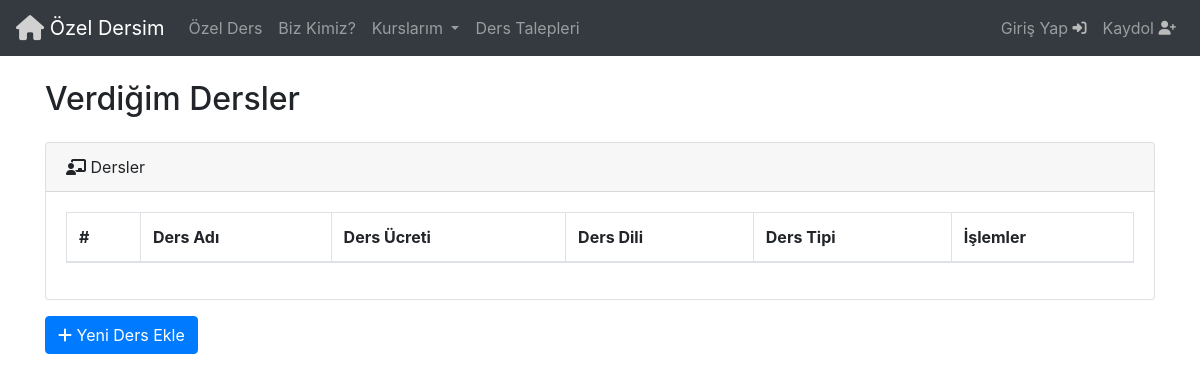
The page /verdigim_dersler/1/ on the database as committed earlier.
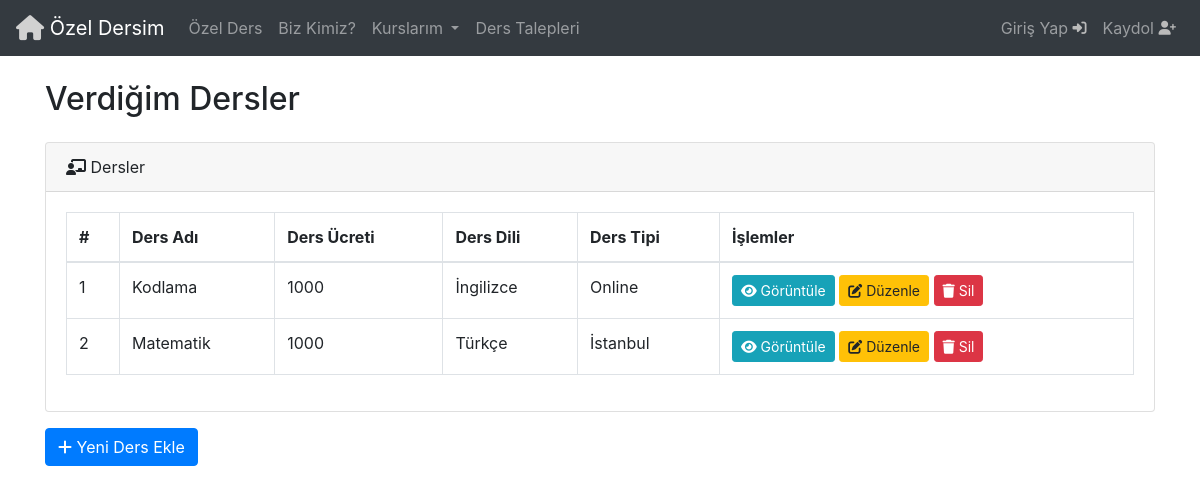
The same page on the database as committed later.
### Base/models.py (models this page shows, shortened)
class VerilenDersler(models.Model):
  seviye = [
    ('ilkokul', 'İlkokul'),
    ('ortaokul', 'Ortaokul'),
    ('lise', 'Lise'),
    ('universite', 'Üniversite'),
    ('yukseklisans','Yüksek Lisans'),
  ]
  ders = models.ForeignKey(Ders, on_delete=models.CASCADE)
  saatlik_ucret = models.IntegerField(validators=[MinValueValidator(0)])
  egitmen = models.ForeignKey(User, on_delete=models.CASCADE)
  ders_dili = models.ForeignKey(Dil, on_delete=models.CASCADE)
  sehir = models.ForeignKey(Sehir, on_delete=models.CASCADE, null=True, blank=True)

class Ders(models.Model):
  ders = models.CharField(max_length=50)
  def __str__(self) :
    return self.ders

class Dil(models.Model):
  dil = models.CharField(max_length=50)
  def __str__(self):
    return self.dil

class Sehir(models.Model):
  sehir = models.CharField(max_length=50)
  def __str__(self):
    return self.sehir

### Base/views.py (the view)
# urls.py: path('verdigim_dersler/<str:pk>/',views.verdigim_dersler,name='VerdigimDersler'),
def verdigim_dersler(request,pk):
   user = User.objects.get(id=pk)
   dersler = VerilenDersler.objects.filter(egitmen=user)
   return render(request,'VerdigimDersler.html',{'dersler':dersler})

### Templates/VerdigimDersler.html (shortened to what this page needs)
{% include 'navbar.html' %}
<!DOCTYPE html>
<html lang="en">
  <head>
    <link
      rel="stylesheet"
      href="https://stackpath.bootstrapcdn.com/bootstrap/4.5.2/css/bootstrap.min.css"
    />
    <link
      rel="stylesheet"
      href="https://cdnjs.cloudflare.com/ajax/libs/font-awesome/6.5.2/css/all.min.css"
    />
  </head>
  <body>
    <div class="container mt-4">
      <h2 class="mb-4">Verdiğim Dersler</h2>
      <div class="card mb-3">
        <div class="card-header">
          <i class="fas fa-chalkboard-teacher"></i> Dersler
        </div>
        <div class="card-body">
          <div class="table-responsive">
            <table class="table table-bordered">
              <thead>
                <tr>
                  <th>#</th>
                  <th>Ders Adı</th>
                  <th>Ders Ücreti</th>
                  <th>Ders Dili</th>
                  <th>Ders Tipi</th>
                  <th>İşlemler</th>
                </tr>
              </thead>
              <tbody>
                {% for ders in dersler %}
                <tr>
                  <td>{{ forloop.counter }}</td>
                  <td>{{ders.ders}}</td>
                  <td>{{ders.saatlik_ucret}}</td>
                  <td>{{ders.ders_dili}}</td>
                  <td>{{ders.sehir}}</td>
                  <td>
                    <a href="#" class="btn btn-info btn-sm">
                      <i class="fas fa-eye"></i> Görüntüle
                    </a>
                    <a
                      href="{% url 'DersDuzenle' ders.id %}"
                      class="btn btn-warning btn-sm"
                    >
                      <i class="fas fa-edit"></i> Düzenle
                    </a>
                    <a
                      href="{% url 'DersSil' ders.id %}"
                      class="btn btn-danger btn-sm"
                    >
                      <i class="fas fa-trash"></i> Sil
                    </a>
                  </td>
                </tr>
                {% endfor %}
              </tbody>
            </table>
          </div>
        </div>
      </div>
      <a href="{% url 'DersEkle' request.user.id %}" class="btn btn-primary"
        ><i class="fas fa-plus"></i> Yeni Ders Ekle</a
      >
    </div>
  </body>
</html>

### Templates/navbar.html (shortened to what this page needs)
<!DOCTYPE html>
<html lang="en">
<head>
  <link rel="stylesheet" href="https://cdn.jsdelivr.net/npm/bootstrap@4.6.2/dist/css/bootstrap.min.css">
  <link rel="stylesheet" href="https://cdnjs.cloudflare.com/ajax/libs/font-awesome/6.5.2/css/all.min.css">
</head>
<body>
  <nav class="navbar navbar-expand-lg navbar-dark bg-dark">
    <a class="navbar-brand" href="{% url 'Home' %}"> <i class="fa-solid fa-house fa-lg" style="color: #d1d1d1;"></i>
      <width="30" height="30" class="d-inline-block align-top " alt="">
        Özel Dersim
    </a>
    <div class="collapse navbar-collapse" id="navbarSupportedContent">
      <ul class="navbar-nav mr-auto">
        <li class="nav-item">
          <a class="nav-link" href="{% url 'OzelDers' %}">Özel Ders</a>
        </li>
        <li class="nav-item">
          <a class="nav-link" href="{% url 'biz_kimiz' %}">Biz Kimiz?</a>
        </li>
        <li class="nav-item dropdown">
          <a class="nav-link dropdown-toggle" href="#" role="button" data-toggle="dropdown" aria-expanded="false">
            Kurslarım
          </a>
        </li>
        <li class="nav-item">
          <a class="nav-link" href="{% url 'DersTalepleri' %}">Ders Talepleri</a>
        </li>
      </ul>
      <div class="user-links">
        {% if request.user.is_authenticated %}
        <ul class="navbar-nav ml-auto">
          <li class="nav-item">
            <a class="nav-link">Merhaba {{request.user}}! <i class="fa-solid fa-hand fa-shake fa-sm" style="color: #c9c9c9;"></i></a>
          </li>
          <li class="nav-item">
           <a class="nav-link" href="{% url 'profil' request.user.id  %}">
              Hesabım <i class="fa-solid fa-user fa-sm" style="color: #c2c4c7;"></i></i></i></i></i>
            </a>
          </li>
          <li class="nav-item">
            <a class="nav-link" href="{% url 'mesaj'  %}">
              Mesajlar <i class="fa-regular fa-message fa-sm" style="color: #c7c9cc;"></i></i></i>
            </a>
          <ul class="nav navbar-nav navbar-right">
</ul>
          <li class="nav-item">
            <a class="nav-link" href="{% url 'logout'  %}">
              Çıkış Yap <i class="fa-solid fa-door-open fa-sm" style="color: #afb1b6;"></i></i></i></i>
            </a>
          </li>
        </ul>
        {% else %}
        <ul class="navbar-nav ml-auto">
          <li class="nav-item">
            <a class="nav-link" href="{% url 'login'  %}">
              Giriş Yap <i class="fas fa-sign-in-alt fa-sm" style="color: #bababa;"></i></i>
            </a>
          </li>
          <li class="nav-item">
            <a class="nav-link" href="{% url 'register' %}">
              Kaydol <i class="fas fa-user-plus fa-sm" style="color: #bababa;"></i></i>
            </a>
          </li>
        </ul>
        {% endif %}
      </div>
  </nav>
</body>
</html>

Rows that differ between the two databases and show on the page:
added VerilenDersler: ders "Kodlama", saatlik_ucret "1000", ders_dili "İngilizce", sehir "Online"
added VerilenDersler: ders "Matematik", saatlik_ucret "1000", ders_dili "Türkçe", sehir "İstanbul"
